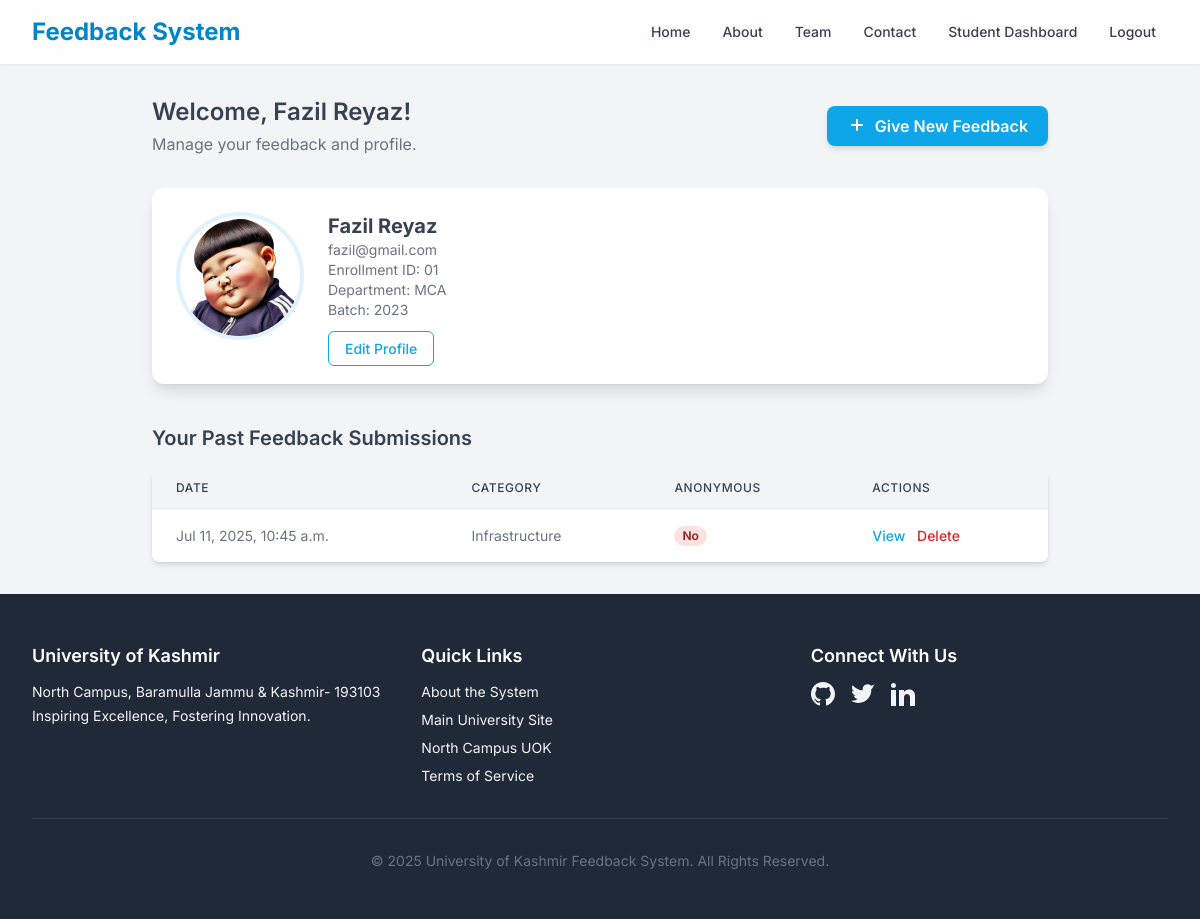
The page /dashboard/student/ (signed in) on the database its author committed.
### core/models.py (models this page shows, shortened)
class Profile(models.Model):
    ROLE_CHOICES = [
        ('STUDENT', 'Student'),
        ('COORDINATOR', 'Coordinator'),
        ('ADMIN', 'Admin'),
    ]
    BATCH_YEAR_CHOICES = [
        (year, str(year)) for year in range(2015, timezone.now().year + 2)
    ]
    user = models.OneToOneField(
        User, on_delete=models.CASCADE, related_name='profile'
    )
    full_name = models.CharField(max_length=255, blank=True, null=True)
    enrollment_no = models.CharField(
        max_length=50, unique=True,
        help_text="Display/Record Enrollment No. (Mirrors login ID)",
        blank=True, null=True
    )
    role = models.CharField(
        max_length=20, choices=ROLE_CHOICES, default='STUDENT'
    )
    department = models.ForeignKey(
        Department, on_delete=models.SET_NULL,
        null=True, blank=True, related_name='profiles'
    )
    batch_start_year = models.IntegerField(
        choices=BATCH_YEAR_CHOICES, null=True, blank=True
    )
    profile_photo = models.ImageField(
        upload_to=profile_photo_path, null=True, blank=True
    )
    is_verified = models.BooleanField(
        default=False,
        help_text="Set to True once the coordinator approves the registration."
    )

class Department(models.Model):
    name = models.CharField(max_length=100, unique=True)
    description = models.TextField(blank=True, null=True)

class Feedback(models.Model):
    RATING_DESCRIPTIVE_LABELS = {
        1: 'Very Poor',
        2: 'Poor',
        3: 'Average',
        4: 'Good',
        5: 'Excellent'
    }
    RATING_CHOICES_NUMERIC = [
        (val, label) for val, label in RATING_DESCRIPTIVE_LABELS.items()
    ]
    SENTIMENT_CHOICES = [
        ('POSITIVE', 'Positive'),
        ('NEGATIVE', 'Negative'),
        ('NEUTRAL', 'Neutral'),
    ]
    student = models.ForeignKey(
        User, on_delete=models.CASCADE, related_name='feedbacks_given'
    )
    category = models.ForeignKey(
        FeedbackCategory, on_delete=models.PROTECT, related_name='feedbacks'
    )
    department_at_submission = models.ForeignKey(
        Department, on_delete=models.SET_NULL,
        null=True, blank=False, related_name='submitted_feedbacks'
    )
    rating1 = models.IntegerField(
        choices=RATING_CHOICES_NUMERIC, null=True, blank=True,
        help_text="Rating for question 1"
    )
    rating2 = models.IntegerField(
        choices=RATING_CHOICES_NUMERIC, null=True, blank=True,
        help_text="Rating for question 2"
    )
    rating3 = models.IntegerField(
        choices=RATING_CHOICES_NUMERIC, null=True, blank=True,
        help_text="Rating for question 3"
    )
    rating4 = models.IntegerField(
        choices=RATING_CHOICES_NUMERIC, null=True, blank=True,
        help_text="Rating for question 4"
    )
    rating5 = models.IntegerField(
        choices=RATING_CHOICES_NUMERIC, null=True, blank=True,
        help_text="Rating for question 5"
    )
    INPUT_METHOD_CHOICES = [
        ('TEXT', 'Text Input'),
        ('AUDIO', 'Audio Recording'),
    ]
    input_method = models.CharField(
        max_length=10, choices=INPUT_METHOD_CHOICES, default='TEXT'
    )
    text_feedback = models.TextField(
        blank=True, null=True,
        help_text="Typed feedback or (future) transcribed audio."
    )
    audio_feedback = models.FileField(
        upload_to='feedback_audio/', null=True, blank=True,
        help_text="Uploaded/recorded audio file."
    )
    is_anonymous = models.BooleanField(default=False)
    anonymity_revoked = models.BooleanField(
        default=False,
        help_text="If True, the student has chosen to reveal their identity for this anonymous feedback."
    )
    sentiment = models.CharField(
        max_length=10,
        choices=SENTIMENT_CHOICES,
        null=True,
        blank=True,
        help_text="The analyzed sentiment of the feedback text."
    )
    timestamp = models.DateTimeField(auto_now_add=True)
    class Meta:
        ordering = ['-timestamp']

class FeedbackCategory(models.Model):
    CATEGORY_CHOICES = [
        ('TEACHING', 'Teaching'),
        ('INFRASTRUCTURE', 'Infrastructure'),
        ('TRANSPORT', 'Transport'),
        ('EXTRACURRICULAR', 'Extracurricular Activities'),
        ('STAFF_BEHAVIOUR', 'Staff Behaviour'),
        ('CANTEEN', 'Canteen'),
        ('LIBRARY', 'Library'),
    ]
    name = models.CharField(
        max_length=50, choices=CATEGORY_CHOICES, unique=True
    )
    description = models.TextField(blank=True, null=True)

### core/views.py (the view)
# urls.py: path('dashboard/student/', views.student_dashboard_view, name='student_dashboard'),
@login_required(login_url='core:login')
@user_passes_test(is_student, login_url='core:landing_page')
def student_dashboard_view(request):
    past_feedbacks = Feedback.objects.filter(student=request.user).select_related('category', 'department_at_submission').order_by('-timestamp')
    return render(request, 'core/student_dashboard.html', {'past_feedbacks': past_feedbacks})

### core/views.py (called while the page is built)
def is_student(user): return hasattr(user, 'profile') and user.profile.role == 'STUDENT'

### core/templates/core/student_dashboard.html (shortened to what this page needs)
{% extends "core/base.html" %}
{% load static %}
{% block content %}
<div class="py-8 px-4 sm:px-6 lg:px-8">
    <div class="max-w-4xl mx-auto">
        <div class="flex flex-col md:flex-row justify-between items-start md:items-center mb-8">
            <div>
                <h1 class="text-2xl font-semibold text-custom-gray-dark">
                    {% if user.profile.full_name %}
                        Welcome, {{ user.profile.full_name }}!
                    {% else %}
                        Welcome, {{ user.username }}!
                    {% endif %}
                </h1>
                <p class="mt-1 text-custom-gray">Manage your feedback and profile.</p>
            </div>
            <a href="{% url 'core:give_feedback' %}" class="mt-4 md:mt-0 bg-custom-blue text-white font-semibold py-2 px-5 rounded-lg hover:bg-custom-blue-dark transition-colors shadow-md inline-flex items-center">
                <svg xmlns="http://www.w3.org/2000/svg" class="h-5 w-5 mr-2" viewBox="0 0 20 20" fill="currentColor">
                    <path fill-rule="evenodd" d="M10 3a1 1 0 011 1v4h4a1 1 0 110 2h-4v4a1 1 0 11-2 0v-4H5a1 1 0 110-2h4V4a1 1 0 011-1z" clip-rule="evenodd" />
                </svg>
                Give New Feedback
            </a>
        </div>
        <div class="bg-white shadow-lg rounded-xl p-6 mb-8">
            <div class="flex flex-col sm:flex-row items-center sm:items-start">
                {% if user.profile.profile_photo %}
                    <img src="{{ user.profile.profile_photo.url }}" alt="Profile Photo" class="h-24 w-24 sm:h-32 sm:w-32 rounded-full object-cover border-4 border-custom-blue-light mb-4 sm:mb-0 sm:mr-6">
                {% else %}
                    <div class="h-24 w-24 sm:h-32 sm:w-32 rounded-full bg-custom-gray-light flex items-center justify-center text-custom-gray-darker text-4xl font-semibold mb-4 sm:mb-0 sm:mr-6">
                        {{ user.username|slice:":1"|upper }}
                    </div>
                {% endif %}
                <div class="flex-grow text-center sm:text-left">
                    <h2 class="text-xl font-bold text-custom-gray-dark">
                        {{ user.profile.full_name|default:user.username }}
                    </h2>
                    <p class="text-sm text-custom-gray">{{ user.email }}</p>
                    <p class="text-sm text-custom-gray">Enrollment ID: {{ user.username }}</p>
                    {% if user.profile.department %}
                        <p class="text-sm text-custom-gray">Department: {{ user.profile.department.name }}</p>
                    {% endif %}
                    {% if user.profile.batch_start_year %}
                        <p class="text-sm text-custom-gray">Batch: {{ user.profile.batch_start_year }}</p>
                    {% endif %}
                    <div class="mt-4">
                        <a href="{% url 'core:edit_profile' %}" class="text-sm text-custom-blue hover:text-custom-blue-dark font-medium py-2 px-4 border border-custom-blue rounded-md hover:bg-custom-blue-light transition-colors">
                            Edit Profile
                        </a>
                    </div>
                </div>
            </div>
        </div>
        <div class="mt-10">
            <h2 class="text-xl font-semibold text-custom-gray-dark mb-4">Your Past Feedback Submissions</h2>
            {% if past_feedbacks %}
                <div class="bg-white shadow-md rounded-lg overflow-hidden">
                    <div class="overflow-x-auto">
                        <table class="min-w-full divide-y divide-gray-200">
                            <thead class="bg-custom-gray-light">
                                <tr>
                                    <th scope="col" class="px-6 py-3 text-left text-xs font-medium text-custom-gray-dark uppercase tracking-wider">Date</th>
                                    <th scope="col" class="px-6 py-3 text-left text-xs font-medium text-custom-gray-dark uppercase tracking-wider">Category</th>
                                    <th scope="col" class="px-6 py-3 text-left text-xs font-medium text-custom-gray-dark uppercase tracking-wider">Anonymous</th>
                                    <th scope="col" class="px-6 py-3 text-left text-xs font-medium text-custom-gray-dark uppercase tracking-wider">Actions</th>
                                </tr>
                            </thead>
                            <tbody class="bg-white divide-y divide-gray-200">
                                {% for fb in past_feedbacks %}
                                <tr>
                                    <td class="px-6 py-4 whitespace-nowrap text-sm text-custom-gray">{{ fb.timestamp|date:"M d, Y, P" }}</td>
                                    <td class="px-6 py-4 whitespace-nowrap text-sm text-custom-gray">{{ fb.category.get_name_display }}</td>
                                    <td class="px-6 py-4 whitespace-nowrap text-sm text-custom-gray">
                                        {% if fb.is_anonymous %}
                                            {% if fb.anonymity_revoked %}
                                                <span class="px-2 inline-flex text-xs leading-5 font-semibold rounded-full bg-blue-100 text-blue-800">No (Revealed)</span>
                                            {% else %}
                                                <span class="px-2 inline-flex text-xs leading-5 font-semibold rounded-full bg-green-100 text-green-800">Yes</span>
                                            {% endif %}
                                        {% else %}
                                            <span class="px-2 inline-flex text-xs leading-5 font-semibold rounded-full bg-red-100 text-red-800">No</span>
                                        {% endif %}
                                    </td>
                                    <td class="px-6 py-4 whitespace-nowrap text-sm font-medium space-x-2">
                                        <a href="{% url 'core:view_feedback_detail' fb.id %}" class="text-custom-blue hover:text-custom-blue-dark hover:underline inline-block">View</a>
                                        <form action="{% url 'core:delete_feedback' fb.id %}" method="POST" class="inline" onsubmit="return confirm('Are you sure you want to delete this feedback? This action cannot be undone.');">
                                            <button type="submit" class="text-red-600 hover:text-red-800 hover:underline">Delete</button>
                                        </form>
                                    </td>
                                </tr>
                                {% endfor %}
                            </tbody>
                        </table>
                    </div>
                </div>
            {% else %}
                <div class="bg-white p-6 rounded-lg shadow text-center text-gray-500">
                    You haven't submitted any feedback yet. Why not <a href="{% url 'core:give_feedback' %}" class="text-custom-blue hover:underline font-medium">give some now</a>?
                </div>
            {% endif %}
        </div>
    </div>
</div>
{% endblock content %}

### rows shown on the page
Feedback: timestamp "Jul 11, 2025, 10:45 a.m.", category.name "Infrastructure", is_anonymous "No"

### other values the page prints
{{ user.profile.full_name }} "Fazil Reyaz"
{{ user.profile.full_name|default:user.username }} "Fazil Reyaz"
{{ user.email }} "fazil@gmail.com"
{{ user.username }} "01"
{{ user.profile.department.name }} "MCA"
{{ user.profile.batch_start_year }} "2023"
